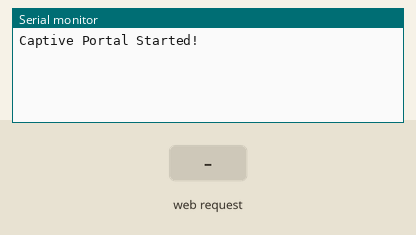
This sketch was run on a simulated ESP32. Parts: the last lines printed to the serial monitor. Inputs (shaded band) come from the test bench.

Above: at 1.2 s.
1.3 s: HTTP request GET /link.pdf received
At 1.7 s:
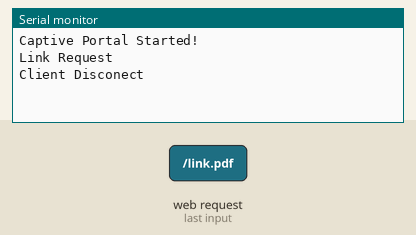
2.8 s: HTTP request GET /form.pdf received
At 4.0 s:
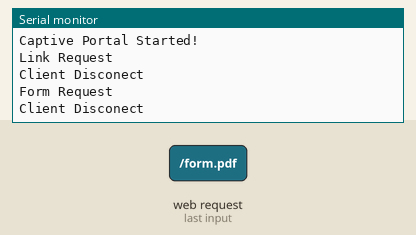
4.3 s: HTTP request GET /generate_204 received
At 5.2 s:
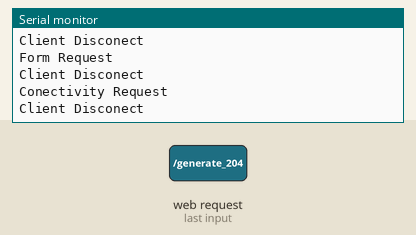
5.8 s: HTTP request GET /favicon.ico received
At 6.4 s:
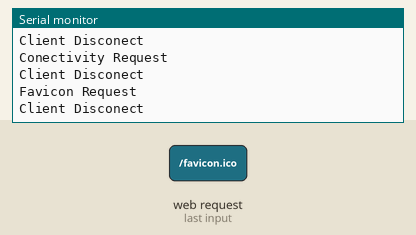

The sketch:

http.ino
```cpp
#include <WiFi.h>
#include <DNSServer.h>

const byte DNS_PORT = 53;
IPAddress apIP(8,8,4,4); // The default android DNS
DNSServer dnsServer;
WiFiServer server(80);

String rootHTML = ""
  "<!DOCTYPE html><html><head><title>HTTP Captive Portal</title></head><body><h1>HTTP</h1>"
  "<p><a href=\"/link.pdf\" download>Download File</a></p>"
  "<form action=\"/form.pdf\"><label for=\"fname\">Name:</label><br><input type=\"text\" id=\"fname\" name=\"fname\" value=\"doc.pdf\"><br><input type=\"submit\" value=\"Submit\"></form>"
  "</body></html>";

String sampleFile = "%PDF-1.7 @@ Not a real PDF @@";

String getLink = "GET /link.pdf";
String getForm = "GET /form.pdf";
String getConnectivity1 = "GET /generate_204";
String getConnectivity2 = "GET /gen_204";
String getFavicon = "GET /favicon.ico";

String request;

void setup() {
  Serial.begin(115200);

  WiFi.mode(WIFI_AP);
  WiFi.softAP("http","http1234");
  WiFi.softAPConfig(apIP, apIP, IPAddress(255, 255, 255, 0));

  dnsServer.start(DNS_PORT, "*", apIP);

  server.begin();

  Serial.println("Captive Portal Started!");
}

void loop() {
  dnsServer.processNextRequest();
  WiFiClient client = server.available();   // listen for incoming clients

  if (client) {
    String currentLine = "";
    while (client.connected()) {
      if (client.available()) {
        char c = client.read();
        request += c;
        if (c == '\n') {
          if (currentLine.length() == 0) {
            //We've recieved a blank line assume end of request
            if (request.indexOf(getConnectivity1) >= 0  || request.indexOf(getConnectivity2) >= 0){
              Serial.println("Conectivity Request");
              client.println("HTTP/1.1 204 OK");
              client.println("Content-type:text/html");
              client.println();
              break;
            } else if (request.indexOf(getFavicon) >= 0) {
              Serial.println("Favicon Request");
              client.println("HTTP/1.1 404 OK");
              client.println("Content-type:text/html");
              client.println();
              break;
            } else if (request.indexOf(getLink) >= 0) {
              Serial.println("Link Request");
              client.println("HTTP/1.1 200 OK");
              client.println("Content-type:application/pdf");
              client.println();
              client.print(sampleFile);
              break;
            } else if(request.indexOf(getForm) >= 0) {
              Serial.println("Form Request");
              client.println("HTTP/1.1 200 OK");
              client.println("Content-type:application/pdf");
              client.println();
              client.print(sampleFile);
              break;
            } else{
              //Send rootPage
              Serial.println("root Request");
              Serial.println(request);
              client.println("HTTP/1.1 200 OK");
              client.println("Content-type:text/html");
              client.println();
              client.print(rootHTML);
              break;
            }

          } else {
            currentLine = "";
          }
        } else if (c != '\r') {
          currentLine += c;
        }
      }
    }

    request = "";

    client.stop();

    Serial.println("Client Disconect");
  }
}
```

Measured:
- after the input at 1.3 s, the serial monitor: prints a new line at once (image 1)
- after the input at 2.8 s, the serial monitor: prints a new line at once (image 2)
- after the input at 4.3 s, the serial monitor: prints a new line at once (image 3)
- after the input at 5.8 s, the serial monitor: prints a new line at once (image 4)
